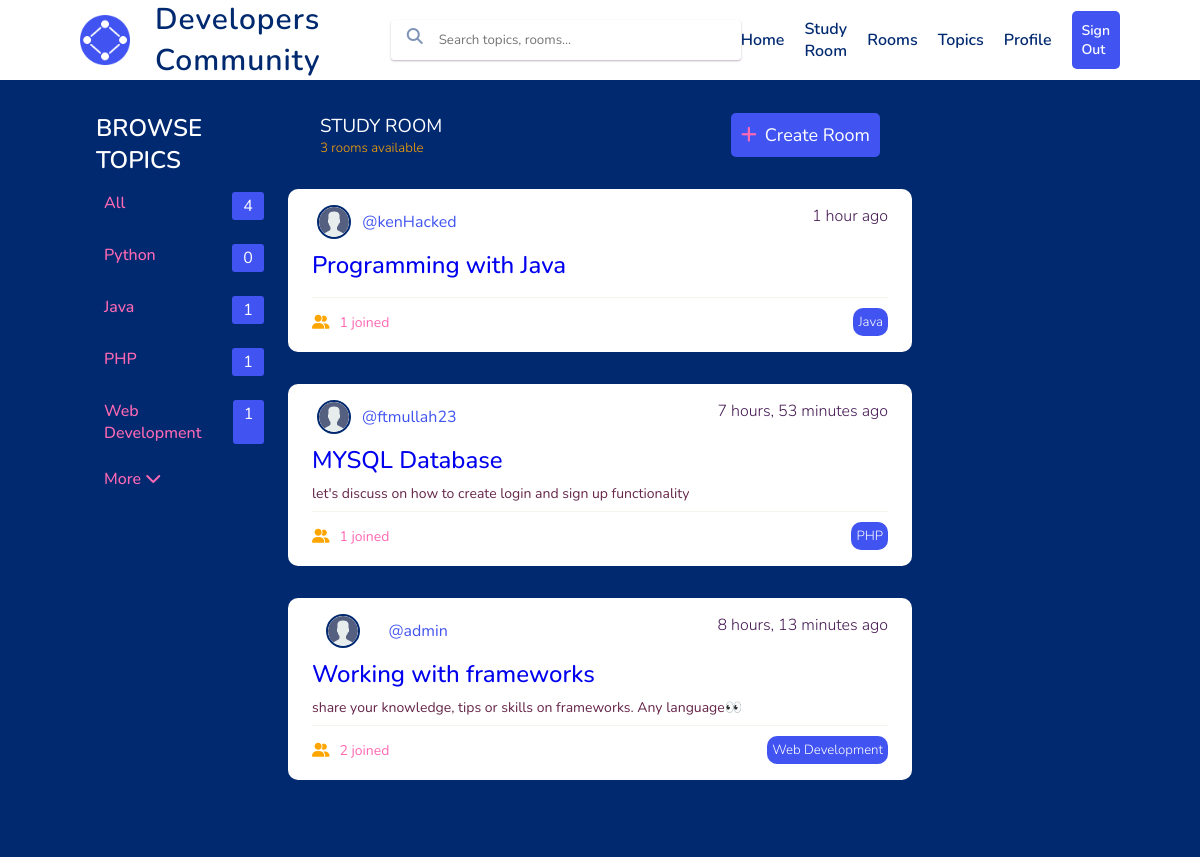
/community/ (signed in), run on the app's committed database.
### community/models.py (models this page shows, shortened)
class Topic(models.Model):
    name = models.CharField(max_length=200, null=True)
    def __str__(self):
        return self.name

class Room(models.Model):
    host = models.ForeignKey(User, on_delete=models.SET_NULL, null=True)
    topic = models.ForeignKey(Topic, on_delete=models.SET_NULL, null=True)
    name = models.CharField(max_length=200)
    description = models.TextField(null=True, blank=True)
    participants = models.ManyToManyField(User, related_name='participants', blank=True)
    updated = models.DateTimeField(auto_now=True)
    created = models.DateTimeField(auto_now_add=True)
    class Meta:
        ordering = ['-updated', 'created']

### userauth/models.py (models this page shows)
class User(AbstractUser):
    name = models.CharField(max_length=200, null=True, blank=True)
    email = models.EmailField(unique=True)
    bio = models.TextField(null=True, blank=True)
    avatar = models.ImageField(null=True, default="avatar.svg")
    USERNAME_FIELD = 'email'
    REQUIRED_FIELDS = []

### community/views.py (the view)
# urls.py: path('', views.study_room, name="study-room"),
def study_room(request):
    page = 'study-room'
    search = request.GET.get('search') if request.GET.get('search') != None else ''
    rooms = Room.objects.filter(
        Q(topic__name__icontains=search) |
        Q(name__icontains=search) |
        Q(description__icontains=search)
        )
    topics = Topic.objects.all()
    room_count = rooms.count()
    context = {'page': page, 'topics': topics, 'rooms': rooms, 'room_count': room_count}
    return render(request, 'community/home.html', context)

### community/templates/community/home.html
{% extends "study-room.html" %}
{% block content %}
<div class="main-room-container">
    <section class="community-home-container">
        <div class="topics-container">
            {% include "community/topics_component.html" %}
        </div>
            <div class="rooms">
                <nav>
                    <ul>
                        <h1>study room</h1>
                        <h5>{% if room_count == 0 %}
                            No rooms available
                            {% elif room_count == 1 %}
                            {{room_count}} room available
                            {% else %}
                            {{room_count}} rooms available
                            {% endif %}</h5>
                    </ul>
                    <ul>
                        <a href="{% url "create-room" %}"><i class="fa-solid fa-plus fa-beat-fade"></i></i>create room</a>
                    </ul>
                </nav>
                <div class="main-room-container">
                    {% include "community/feed_component.html" %}
                </div>
            </div>
    </section>
    </div>
{% endblock content %}

### community/templates/community/topics_component.html
<h1>browse topics</h1>
<nav>
    <ul>
        <li><a href="{% url "study-room" %}">all</a><span>{{topics.count}}</span></li>
        {% for topic  in topics %}
        <li><a href="{% url "study-room" %}?search={{topic.name}}">{{topic.name}}</a><span>{{topic.room_set.all.count}}</span></li>
        {% endfor %}
        <li><a href="">more <i class="fa-solid fa-chevron-down fa-beat-fade"></i></a></li>
    </ul>
</nav>

### community/templates/community/feed_component.html
{% for room  in rooms %}
    <div class="rooms-container">
        <div class="community-room-header">
            <div class="room-title">
                <div class="room-host">
                    <div class="img">
                        <img src="{{user.avatar.url}}" width="30px" height="30px">
                    </div>
                    <a href="{% url "user-profile" room.host.id%}">@{{room.host.username}}</a>
                </div>
                <h2>{{room.created|timesince}} ago</h2>
            </div>
                <h1><a href="{% url 'room' room.id%}">{{room.name}}</a></h1>
                <p>{{room.description}}</p>
            <div class="room-footer">
                <h3><i class="fa-solid fa-user-group fa-bounce"></i></i>{{room.participants.count}} joined</h3>
                <h5>{{room.topic}}</h5>
            </div>
        </div>
{% endfor %}
    </div>

### static/styles/main.css (style rules this page uses)
* { padding: 0; margin: 0; box-sizing: border-box; text-rendering: optimizeLegibility; font-family: var(--nunito); }
html { scroll-behavior: smooth; }
:root { --blue: #4154f1; --text-main: #444444; --text-alt: #012970; --orange: #FFA500; --Lawn-Green: #7CFC00; --Hot-Pink: #FF69B4; --white: #ffffff; --open-sans: 'Open Sans', sans-serif; --nunito: "Nunito", sans-serif; --color-1: #451952; --color-2: #662549; --color-3: #AE445A; --color-4: #F39F5A; }
body { color: var(--text-main); }
.main-room-container { background: var(--text-alt); width: 100%; min-height: 80vh; }
.community-home-container { display: grid; grid-template-columns: 1fr 3fr 1fr; padding: 2rem 5rem; }
.topics-container { padding: 0 1rem; }
.topics-container h1 { text-transform: uppercase; font-weight: 600; color: var(--white); }
.topics-container nav ul { display: flex; align-items: flex-start; justify-content: center; flex-direction: column; grid-gap: 1.5rem; width: 100%; margin-top: 1rem; }
.topics-container nav ul li { list-style: none; display: flex; justify-content: space-between; width: 100%; padding: 0 .5rem; }
.topics-container nav ul li a { color: var(--Hot-Pink); text-transform: capitalize; text-decoration: none; font-weight: 500; }
.topics-container nav ul li span { background: var(--blue); color: var(--white); padding: 3px; width: 20%; border-radius: 3px; text-align: center; }
.rooms { height: 100%; position: relative; }
.rooms-container { width: 100%; position: relative; }
.rooms nav { display: flex; justify-content: space-between; padding: .3rem 2rem; height: 45px; margin-bottom: 10px; }
.rooms nav ul { display: flex; align-items: flex-start; justify-content: center; flex-direction: column; }
.rooms nav ul h1 { color: var(--white); font-weight: 400; text-transform: uppercase; }
.rooms nav ul h5 { color: var(--orange); font-weight: 300; }
.rooms nav ul a { padding: 10px; background: var(--blue); display: flex; align-items: center; grid-gap: .5rem; border-radius: 5px; color: var(--white); text-transform: capitalize; text-decoration: none; font-size: 18px; }
.rooms nav ul a i { color: var(--Hot-Pink); }
.room-title { display: flex; justify-content: space-between; }
.room-title h2 { font-weight: 300; font-size: 16px; color: var(--color-1); }
.room-host { width: 150px; display: flex; align-items: center; justify-content: space-around; }
.room-host .img { position: relative; display: inline-block; border-radius: 50%; border: 2px solid var(--text-alt); }
.room-host .img img { display: block; border-radius: 50%; object-fit: cover; object-position: top; }
.room-host a { text-decoration: none; color: var(--blue); }
.community-room-header { overflow-y: auto; background: var(--white); padding: 1rem 1.5rem; margin-top: 2rem; border-radius: 10px; }
.community-room-header h1 { color: var(--text-alt); margin-top: 10px; font-weight: 500; }
.community-room-header h1 a { text-decoration: none; }
.community-room-header p { font-size: 14px; color: var(--color-2); border-bottom: 1px solid #f4f4ef; padding-bottom: .5rem; padding-top: .5rem; }
.room-footer { display: flex; align-items: center; justify-content: space-between; margin-top: 10px; }
.room-footer h3 { font-size: 14px; color: var(--Hot-Pink); font-weight: 400; }
.room-footer h3 i { color: var(--orange); margin-right: 10px; }
.room-footer h5 { background: var(--blue); color: var(--white); font-weight: 300; padding: 5px; border-radius: 10px; text-transform: capitalize; }

### data on the page
Topic: name "Python", room_set.all.count "0"
Topic: name "Java", room_set.all.count "1"
Topic: name "PHP", room_set.all.count "1"
Topic: name "Web Development", room_set.all.count "1"
Room: avatar (placeholder picture), host.username "kenHacked", created "1 hour", name "Programming with Java", participants.count "1", topic "Java"
Room: avatar (placeholder picture), host.username "ftmullah23", created "7 hours, 53 minutes", name "MYSQL Database", description "let's discuss on how to create login and sign up functionality", participants.count "1", topic "PHP"
Room: avatar (placeholder picture), host.username "admin", created "8 hours, 13 minutes", name "Working with frameworks", description "share your knowledge, tips or skills on frameworks. Any language👀", participants.count "2", topic "Web Development"

### other printed values
{{ topics.count }} "4"
{{ room_count }} "3"
